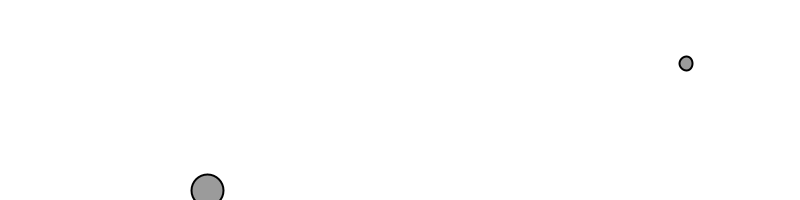
Frame 1 (no input)
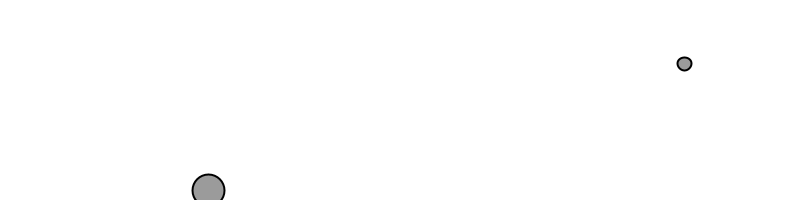
Frame 60 (the mouse pressed at the canvas centre just before this capture)
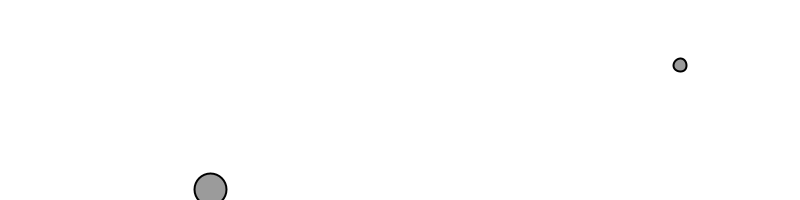
Frame 120 (the mouse held since frame 60 and released just before this capture)

The Processing sketch that drew these frames (run headless with seeded random() and noise(); from frame 60 on, the mouse is pressed at the canvas centre):

// Processing sketch: Star_Simulation_2D_wo_Attractor
// ── Star_Simulation_2D_wo_Attractor.pde
/*
* Autor: Lukas Hannawald 
* last edited: 08/11/2021
*/

Mover[] movers = new Mover[2];   //Mover Liste; hält die gewünschte Anzahl an Objekten

float g = 0.4;    // float Variable g; Stärke der Beschleunigungskraft

// Simulations setup
void setup()
{
  size(800,200);  // Fenster; Größe 800x200
  smooth();   // Anti-Aliasing
  for (int i = 0; i < movers.length; i++)   // for-Schleife; Mover nacheinander einfügen
  {
    movers[i] = new Mover(random(0.1,2),random(width),random(height));    // Mover mit zufälligen Werten einfügen 
  }
}

// Simulations draw-Schleife
void draw()
{
  background(255);    // Hintergrund Farbe ändern; ändern auf weiß
  for (int i = 0; i < movers.length; i++)   // for-Schleifen; Berechnung der Gravitation
  {
    for (int j = 0; j < movers.length; j++)
    {
      if (i != j){
        PVector force = movers[j].attract(movers[i]);   // Kraft berechnen
        movers[i].applyForce(force);    // Kraft addieren
      }
    }
    movers[i].update();   // Positionen akualisieren
    movers[i].display();    // Objekte anzeigen
  }
}

// ── Mover.pde
class Mover
{
  PVector location;
  PVector velocity;
  PVector acceleration;
  float mass;

  Mover(float m, float x, float y)
  {
    mass = m;
    location = new PVector(x, y);
    velocity = new PVector(0, 0);
    acceleration = new PVector(0, 0);
  }

  void applyForce(PVector force)
  {
    PVector f = PVector.div(force, mass);
    acceleration.add(f);
  }

  void update()
  {
    velocity.add(acceleration);
    location.add(velocity);
    acceleration.mult(0);
  }

  void display()
  {
    stroke(0);
    strokeWeight(2);
    fill(0, 100);
    ellipse(location.x, location.y, mass*24, mass*24);
  }

  PVector attract(Mover m)
  {
    PVector force = PVector.sub(location, m.location);
    float distance = force.mag();
    distance = constrain(distance, 5.0, 25.0);
    force.normalize();
    float strength = (g * mass * m.mass) / (distance * distance);
    force.mult(strength);
    return force;
  }
}
